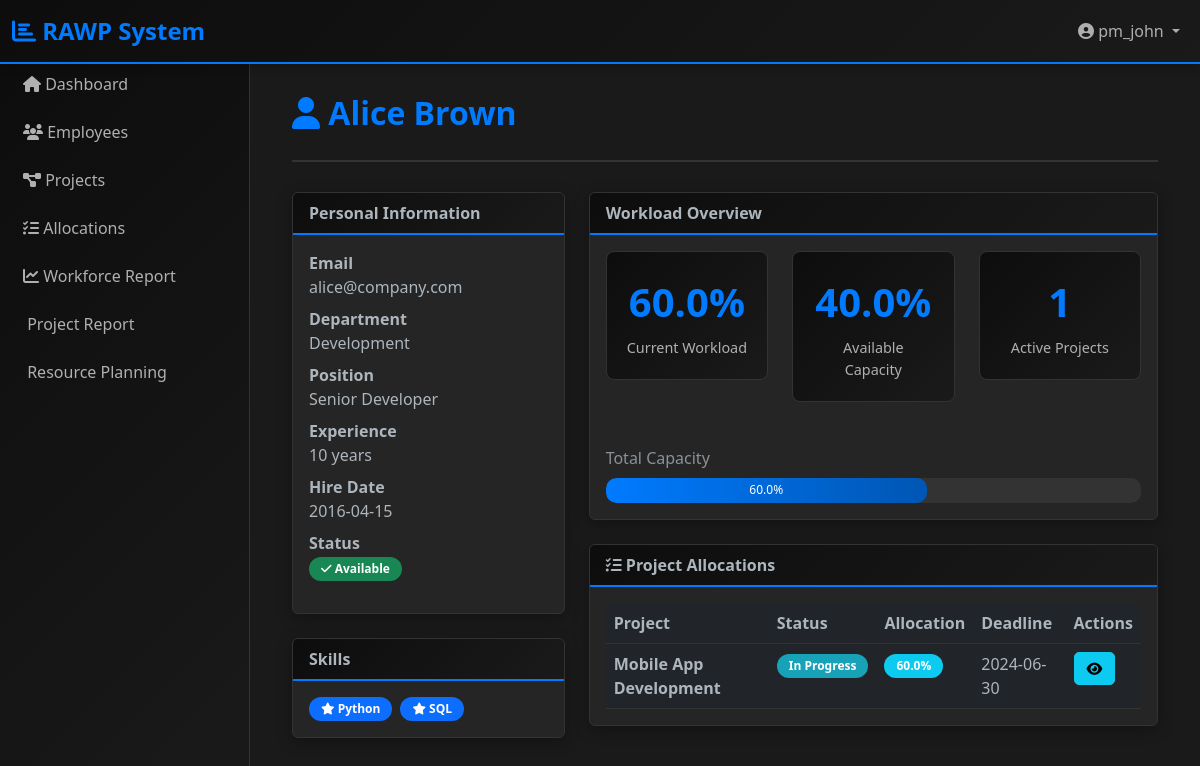
Screenshot of /employees/3 (signed in) with the database file from the repository.
### app/models.py (models this page shows, shortened)
class User(UserMixin, db.Model):
    __tablename__ = 'users'
    id = db.Column(db.Integer, primary_key=True)
    username = db.Column(db.String(80), unique=True, nullable=False)
    email = db.Column(db.String(120), unique=True, nullable=False)
    password_hash = db.Column(db.String(255), nullable=False)
    role = db.Column(db.Enum(Role), nullable=False, default=Role.EMPLOYEE)
    is_active = db.Column(db.Boolean, default=True)
    created_at = db.Column(db.DateTime, default=datetime.utcnow)
    updated_at = db.Column(db.DateTime, default=datetime.utcnow, onupdate=datetime.utcnow)
    employee = db.relationship('Employee', backref='user', uselist=False, cascade='all, delete-orphan')
    audit_logs = db.relationship('AuditLog', backref='user', lazy=True, cascade='all, delete-orphan')

class Employee(db.Model):
    __tablename__ = 'employees'
    id = db.Column(db.Integer, primary_key=True)
    user_id = db.Column(db.Integer, db.ForeignKey('users.id'), nullable=False, unique=True)
    first_name = db.Column(db.String(100), nullable=False)
    last_name = db.Column(db.String(100), nullable=False)
    email = db.Column(db.String(120), nullable=False)
    department = db.Column(db.String(100))
    position = db.Column(db.String(100))
    years_of_experience = db.Column(db.Integer, default=0)
    availability = db.Column(db.Integer, default=100)  # Percentage
    is_available = db.Column(db.Boolean, default=True)
    hire_date = db.Column(db.Date)
    created_at = db.Column(db.DateTime, default=datetime.utcnow)
    updated_at = db.Column(db.DateTime, default=datetime.utcnow, onupdate=datetime.utcnow)
    allocations = db.relationship('ResourceAllocation', backref='employee', lazy=True, cascade='all, delete-orphan')
    def get_full_name(self):
        return f"{self.first_name} {self.last_name}"
    def get_current_workload(self):
        total = 0
        for allocation in self.allocations:
            if allocation.project.status != 'Completed' and allocation.project.status != 'Cancelled':
                total += allocation.allocation_percentage
        return total

class Skill(db.Model):
    __tablename__ = 'skills'
    id = db.Column(db.Integer, primary_key=True)
    name = db.Column(db.String(100), unique=True, nullable=False)
    description = db.Column(db.Text)
    created_at = db.Column(db.DateTime, default=datetime.utcnow)
    employees = db.relationship('Employee', secondary='employee_skills', backref='skills', lazy=True)
    projects = db.relationship('Project', secondary='project_skills', backref='required_skills', lazy=True)

class ResourceAllocation(db.Model):
    __tablename__ = 'resource_allocations'
    id = db.Column(db.Integer, primary_key=True)
    employee_id = db.Column(db.Integer, db.ForeignKey('employees.id'), nullable=False)
    project_id = db.Column(db.Integer, db.ForeignKey('projects.id'), nullable=False)
    allocation_percentage = db.Column(db.Float, nullable=False)  # 0-100%
    allocation_date = db.Column(db.Date, default=lambda: datetime.utcnow().date())
    end_date = db.Column(db.Date)
    notes = db.Column(db.Text)
    allocated_by = db.Column(db.Integer, db.ForeignKey('users.id'))
    created_at = db.Column(db.DateTime, default=datetime.utcnow)
    updated_at = db.Column(db.DateTime, default=datetime.utcnow, onupdate=datetime.utcnow)
    allocator = db.relationship('User', foreign_keys=[allocated_by], backref='allocations_created')
    __table_args__ = (db.UniqueConstraint('employee_id', 'project_id', name='unique_emp_proj'),)

class Project(db.Model):
    __tablename__ = 'projects'
    id = db.Column(db.Integer, primary_key=True)
    name = db.Column(db.String(200), nullable=False)
    description = db.Column(db.Text)
    status = db.Column(db.String(50), default='Planning')  # Planning, In Progress, On Hold, Completed, Cancelled
    start_date = db.Column(db.Date)
    deadline = db.Column(db.Date, nullable=False)
    budget = db.Column(db.Float)
    created_by = db.Column(db.Integer, db.ForeignKey('users.id'))
    created_at = db.Column(db.DateTime, default=datetime.utcnow)
    updated_at = db.Column(db.DateTime, default=datetime.utcnow, onupdate=datetime.utcnow)
    creator = db.relationship('User', foreign_keys=[created_by], backref='created_projects')
    allocations = db.relationship('ResourceAllocation', backref='project', lazy=True, cascade='all, delete-orphan')

### app/routes/employees.py (the view)
@employees_bp.route('/<int:employee_id>')
@login_required
@require_role('Admin', 'HR Manager', 'Project Manager', 'Top Management')
def view_employee(employee_id):
    employee = Employee.query.get_or_404(employee_id)
    allocations = ResourceAllocation.query.filter_by(employee_id=employee_id).all()
    context = {
        'title': f'{employee.get_full_name()}',
        'employee': employee,
        'allocations': allocations,
        'current_workload': employee.get_current_workload(),
        'available_capacity': 100 - employee.get_current_workload()
    }
    return render_template('employees/view.html', **context)

### app/templates/employees/view.html (shortened to what this page needs)
{% extends "base.html" %}
{% block content %}
<div class="container-fluid">
    <div class="page-header">
        <div class="row align-items-center">
            <div class="col">
                <h1 class="page-title"><i class="fas fa-user"></i> {{ employee.get_full_name() }}</h1>
            </div>
        </div>
    </div>
    <div class="row">
        <div class="col-lg-4">
            <div class="card mb-4">
                <div class="card-header">Personal Information</div>
                <div class="card-body">
                    <dl>
                        <dt>Email</dt>
                        <dd>{{ employee.email }}</dd>
                        <dt>Department</dt>
                        <dd>{{ employee.department or 'N/A' }}</dd>
                        <dt>Position</dt>
                        <dd>{{ employee.position or 'N/A' }}</dd>
                        <dt>Experience</dt>
                        <dd>{{ employee.years_of_experience }} years</dd>
                        <dt>Hire Date</dt>
                        <dd>{{ employee.hire_date.strftime('%Y-%m-%d') if employee.hire_date else 'N/A' }}</dd>
                        <dt>Status</dt>
                        <dd>
                            {% if employee.is_available %}
                            <span class="badge bg-success"><i class="fas fa-check"></i> Available</span>
                            {% else %}
                            <span class="badge bg-danger"><i class="fas fa-times"></i> Unavailable</span>
                            {% endif %}
                        </dd>
                    </dl>
                </div>
            </div>
            <div class="card">
                <div class="card-header">Skills</div>
                <div class="card-body">
                    {% if employee.skills %}
                    <div class="d-flex flex-wrap gap-2">
                        {% for skill in employee.skills %}
                        <span class="badge bg-primary">
                            <i class="fas fa-star"></i> {{ skill.name }}
                        </span>
                        {% endfor %}
                    </div>
                    {% else %}
                    <p class="text-muted">No skills assigned</p>
                    {% endif %}
                </div>
            </div>
        </div>
        <div class="col-lg-8">
            <div class="card mb-4">
                <div class="card-header">Workload Overview</div>
                <div class="card-body">
                    <div class="row text-center">
                        <div class="col-md-4">
                            <div class="stat-card">
                                <div class="stat-value">{{ current_workload|round(1) }}%</div>
                                <div class="stat-label">Current Workload</div>
                            </div>
                        </div>
                        <div class="col-md-4">
                            <div class="stat-card">
                                <div class="stat-value">{{ available_capacity|round(1) }}%</div>
                                <div class="stat-label">Available Capacity</div>
                            </div>
                        </div>
                        <div class="col-md-4">
                            <div class="stat-card">
                                <div class="stat-value">{{ allocations|length }}</div>
                                <div class="stat-label">Active Projects</div>
                            </div>
                        </div>
                    </div>
                    <div class="mt-4">
                        <p class="text-muted mb-2">Total Capacity</p>
                        <div class="progress" style="height: 25px;">
                            <div class="progress-bar {% if current_workload >= 100 %}bg-danger{% elif current_workload >= 80 %}bg-warning{% elif current_workload >= 50 %}bg-info{% else %}bg-success{% endif %}"
                                 style="width: {{ current_workload }}%">
                                {{ current_workload|round(1) }}%
                            </div>
                        </div>
                    </div>
                </div>
            </div>
            <div class="card">
                <div class="card-header">
                    <i class="fas fa-tasks"></i> Project Allocations
                </div>
                <div class="card-body">
                    {% if allocations %}
                    <div class="table-responsive">
                        <table class="table table-hover mb-0">
                            <thead>
                                <tr>
                                    <th>Project</th>
                                    <th>Status</th>
                                    <th>Allocation</th>
                                    <th>Deadline</th>
                                    <th>Actions</th>
                                </tr>
                            </thead>
                            <tbody>
                                {% for alloc in allocations %}
                                <tr>
                                    <td><strong>{{ alloc.project.name }}</strong></td>
                                    <td>
                                        <span class="badge" style="background-color:
                                            {% if alloc.project.status == 'Completed' %}#28a745
                                            {% elif alloc.project.status == 'In Progress' %}#17a2b8
                                            {% elif alloc.project.status == 'On Hold' %}#ffc107
                                            {% elif alloc.project.status == 'Cancelled' %}#dc3545
                                            {% else %}#6c757d{% endif %}">
                                            {{ alloc.project.status }}
                                        </span>
                                    </td>
                                    <td>
                                        <span class="badge bg-info">{{ alloc.allocation_percentage }}%</span>
                                    </td>
                                    <td>{{ alloc.project.deadline.strftime('%Y-%m-%d') }}</td>
                                    <td>
                                        <a href="{{ url_for('allocations.view_allocation', allocation_id=alloc.id) }}" class="btn btn-sm btn-info">
                                            <i class="fas fa-eye"></i>
                                        </a>
                                    </td>
                                </tr>
                                {% endfor %}
                            </tbody>
                        </table>
                    </div>
                    {% else %}
                    <p class="text-muted text-center py-4">No allocations yet</p>
                    {% endif %}
                </div>
            </div>
        </div>
    </div>
</div>
{% endblock %}

### app/templates/base.html (shortened to what this page needs)
<!DOCTYPE html>
<html lang="en">
<head>
    <link href="https://cdn.jsdelivr.net/npm/bootstrap@5.3.0/dist/css/bootstrap.min.css" rel="stylesheet">
    <link href="https://cdnjs.cloudflare.com/ajax/libs/font-awesome/6.4.0/css/all.min.css" rel="stylesheet">
</head>
<body data-bs-theme="dark">
    <nav class="navbar navbar-expand-lg sticky-top">
        <div class="container-fluid">
            <a class="navbar-brand" href="{{ url_for('main.dashboard') }}">
                <i class="fas fa-chart-bar"></i> RAWP System
            </a>
            <div class="collapse navbar-collapse" id="navbarNav">
                <ul class="navbar-nav ms-auto">
                    {% if current_user.is_authenticated %}
                    <li class="nav-item dropdown">
                        <a class="nav-link dropdown-toggle" href="#" id="userMenu" role="button" data-bs-toggle="dropdown">
                            <i class="fas fa-user-circle"></i> {{ current_user.username }}
                        </a>
                    </li>
                    {% else %}
                    <li class="nav-item">
                        <a class="nav-link" href="{{ url_for('auth.login') }}">Login</a>
                    </li>
                    {% endif %}
                </ul>
            </div>
        </div>
    </nav>
    {% if current_user.is_authenticated %}
    <div class="sidebar">
        <nav class="nav flex-column">
            <a class="nav-link" href="{{ url_for('main.dashboard') }}">
                <i class="fas fa-home"></i> Dashboard
            </a>
            {% if current_user.role.value in ['Admin', 'HR Manager', 'Project Manager', 'Top Management'] %}
            <a class="nav-link" href="{{ url_for('employees.list_employees') }}">
                <i class="fas fa-users"></i> Employees
            </a>
            {% endif %}
            {% if current_user.role.value in ['Admin', 'Project Manager', 'Top Management', 'HR Manager'] %}
            <a class="nav-link" href="{{ url_for('projects.list_projects') }}">
                <i class="fas fa-project-diagram"></i> Projects
            </a>
            {% endif %}
            {% if current_user.role.value in ['Admin', 'Project Manager', 'HR Manager', 'Top Management'] %}
            <a class="nav-link" href="{{ url_for('allocations.list_allocations') }}">
                <i class="fas fa-tasks"></i> Allocations
            </a>
            {% endif %}
            {% if current_user.role.value in ['Admin', 'Top Management', 'HR Manager', 'Project Manager'] %}
            <a class="nav-link" href="{{ url_for('main.workforce_report') }}">
                <i class="fas fa-chart-line"></i> Workforce Report
            </a>
            {% endif %}
            {% if current_user.role.value in ['Admin', 'Top Management', 'HR Manager', 'Project Manager'] %}
            <a class="nav-link" href="{{ url_for('main.project_report') }}">
                 Project Report
            </a>
            {% endif %}
            {% if current_user.role.value in ['Admin', 'Top Management', 'HR Manager', 'Project Manager'] %}
            <a class="nav-link" href="{{ url_for('main.resource_planning') }}">
                 Resource Planning
            </a>
            {% endif %}
        </nav>
    </div>
    {% endif %}
    <div class="main-content">
        {% block content %}{% endblock %}
    </div>
</body>
</html>

### rows the page displays
User: username "pm_john"
Employee: get_full_name "Alice Brown", email "alice@company.com", department "Development", position "Senior Developer", years_of_experience "10", hire_date "2016-04-15"
Skill: name "Python"
Skill: name "SQL"
ResourceAllocation: project.name "Mobile App Development", project.status "In Progress", allocation_percentage "60.0", project.deadline "2024-06-30"

### other values shown
{{ current_workload|round(1) }} "60.0"
{{ available_capacity|round(1) }} "40.0"
{{ allocations|length }} "1"
